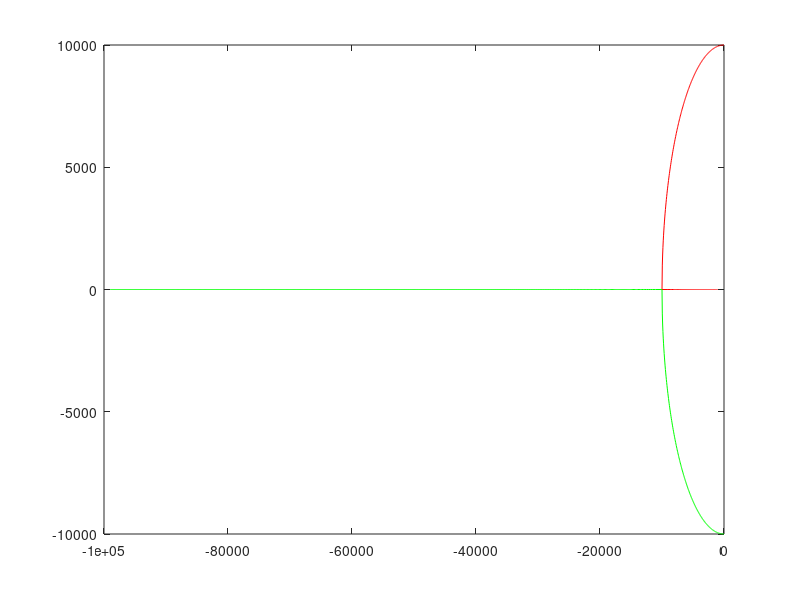

Reproduce this figure in MATLAB.
clear all; close all;

R = 0 : 1 : 1000;
C = 1/1000000;
L = 1/100;

Wn = 1/sqrt(L*C);
zeta = R/2 * sqrt(C/L);

s1 = Wn * (-zeta + sqrt(zeta.^2 -1));
s2 = Wn * (-zeta - sqrt(zeta.^2 -1));

plot(real(s1), imag(s1), 'r', real(s2), imag(s2), 'g');
